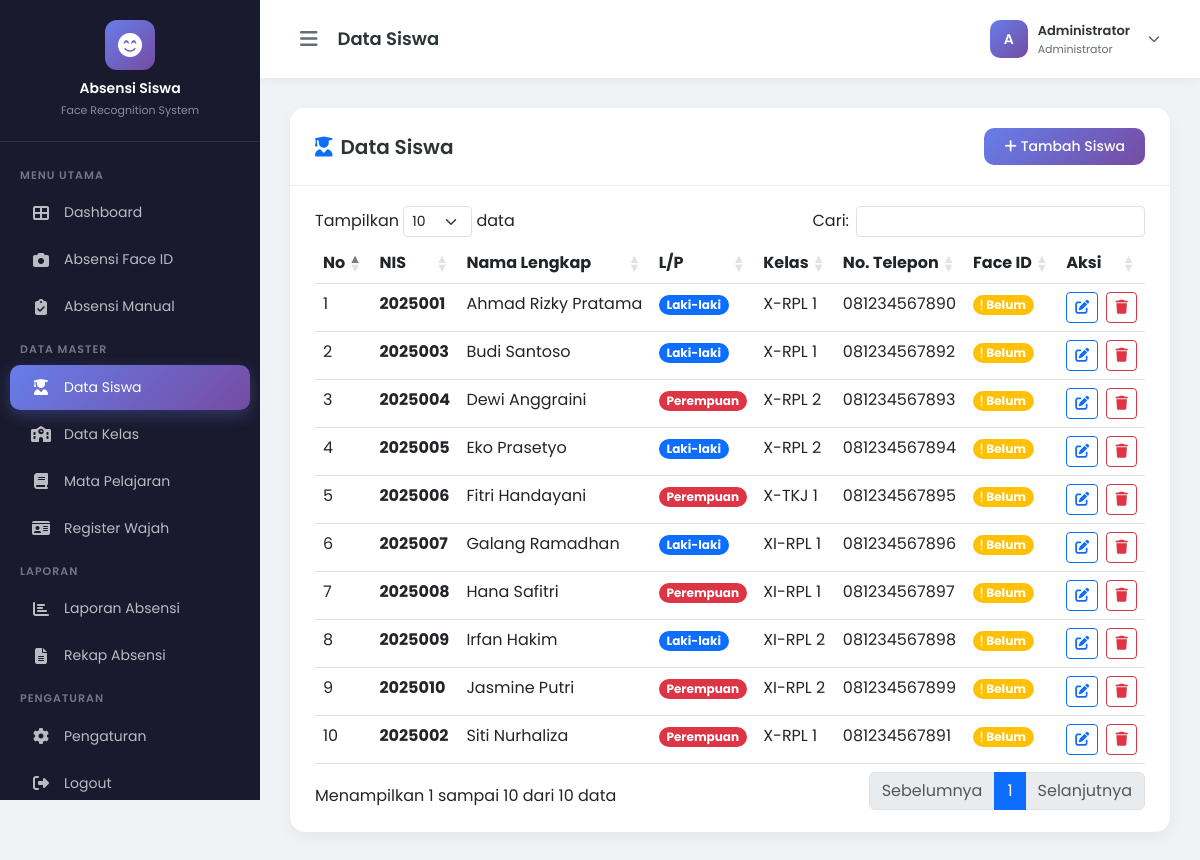
The app's page /pages/siswa.php (signed in) with its own data.
### tables this page shows
CREATE TABLE siswa (
    id INT AUTO_INCREMENT PRIMARY KEY,
    nis VARCHAR(20) NOT NULL UNIQUE,
    nama_lengkap VARCHAR(100) NOT NULL,
    jenis_kelamin ENUM('L', 'P') NOT NULL,
    kelas_id INT NOT NULL,
    alamat TEXT,
    no_telepon VARCHAR(20),
    foto VARCHAR(255) DEFAULT NULL,
    face_encoding TEXT DEFAULT NULL,
    face_registered TINYINT(1) DEFAULT 0,
    status ENUM('aktif', 'nonaktif') DEFAULT 'aktif',
    created_at TIMESTAMP DEFAULT CURRENT_TIMESTAMP,
    updated_at TIMESTAMP DEFAULT CURRENT_TIMESTAMP ON UPDATE CURRENT_TIMESTAMP,
    FOREIGN KEY (kelas_id) REFERENCES kelas(id) ON DELETE CASCADE ON UPDATE CASCADE
);

CREATE TABLE kelas (
    id INT AUTO_INCREMENT PRIMARY KEY,
    nama_kelas VARCHAR(50) NOT NULL,
    jurusan VARCHAR(100),
    tahun_ajaran VARCHAR(20) NOT NULL,
    created_at TIMESTAMP DEFAULT CURRENT_TIMESTAMP,
    updated_at TIMESTAMP DEFAULT CURRENT_TIMESTAMP ON UPDATE CURRENT_TIMESTAMP
);

### pages/siswa.php (the view, shortened to what this page needs)
<?php
require_once __DIR__ . '/../includes/header.php';
$students = mysqli_query($conn, "
    SELECT s.*, k.nama_kelas
    FROM siswa s
    JOIN kelas k ON s.kelas_id = k.id
    ORDER BY s.nama_lengkap ASC
");
?>
<div class="table-card">
    <div class="card-header">
        <h5><i class="fas fa-user-graduate me-2 text-primary"></i>Data Siswa</h5>
        <button class="btn btn-primary-gradient" data-bs-toggle="modal" data-bs-target="#modalSiswa" onclick="resetForm()">
            <i class="fas fa-plus me-1"></i>Tambah Siswa
        </button>
    </div>
    <div class="card-body">
        <div class="table-responsive">
            <table class="table table-hover datatable">
                <thead>
                    <tr>
                        <th>No</th>
                        <th>NIS</th>
                        <th>Nama Lengkap</th>
                        <th>L/P</th>
                        <th>Kelas</th>
                        <th>No. Telepon</th>
                        <th>Face ID</th>
                        <th>Aksi</th>
                    </tr>
                </thead>
                <tbody>
                    <?php $no = 1; while ($row = mysqli_fetch_assoc($students)): ?>
                    <tr>
                        <td><?= $no++ ?></td>
                        <td><span class="fw-bold"><?= $row['nis'] ?></span></td>
                        <td><?= $row['nama_lengkap'] ?></td>
                        <td>
                            <span class="badge <?= $row['jenis_kelamin'] === 'L' ? 'bg-primary' : 'bg-danger' ?> rounded-pill">
                                <?= $row['jenis_kelamin'] === 'L' ? 'Laki-laki' : 'Perempuan' ?>
                            </span>
                        </td>
                        <td><?= $row['nama_kelas'] ?></td>
                        <td><?= $row['no_telepon'] ?: '-' ?></td>
                        <td>
                            <?php if ($row['face_registered']): ?>
                                <span class="badge bg-success rounded-pill"><i class="fas fa-check me-1"></i>Terdaftar</span>
                            <?php else: ?>
                                <span class="badge bg-warning rounded-pill"><i class="fas fa-exclamation me-1"></i>Belum</span>
                            <?php endif; ?>
                        </td>
                        <td>
                            <button class="btn btn-sm btn-outline-primary me-1" onclick="editSiswa(<?= htmlspecialchars(json_encode($row)) ?>)">
                                <i class="fas fa-edit"></i>
                            </button>
                            <button class="btn btn-sm btn-outline-danger" onclick="confirmDelete('siswa.php?delete=<?= $row['id'] ?>')">
                                <i class="fas fa-trash"></i>
                            </button>
                        </td>
                    </tr>
                    <?php endwhile; ?>
                </tbody>
            </table>
        </div>
    </div>
</div>
<?php require_once __DIR__ . '/../includes/footer.php'; ?>

### includes/header.php (style rules this page uses)
* { font-family: 'Poppins', sans-serif; }
:root { --sidebar-width: 260px; --primary-gradient: linear-gradient(135deg, #667eea 0%, #764ba2 100%); --sidebar-bg: #1a1a2e; --sidebar-hover: #16213e; --sidebar-active: #0f3460; }
body { background-color: #f0f2f5; overflow-x: hidden; }
.table-card { background: white; border-radius: 15px; box-shadow: 0 5px 15px rgba(0,0,0,0.05); border: none; overflow: hidden; }
.table-card .card-header { background: white; border-bottom: 1px solid #eee; padding: 20px 25px; display: flex; align-items: center; justify-content: space-between; }
.table-card .card-header h5 { font-weight: 600; margin: 0; color: #2d3436; }
.table-card .card-body { padding: 20px 25px; }
.btn-primary-gradient { background: var(--primary-gradient); border: none; color: white; border-radius: 10px; padding: 8px 20px; font-size: 14px; font-weight: 500; transition: all 0.3s; }

### records on screen
siswa: nis "2025001", nama_lengkap "Ahmad Rizky Pratama", jenis_kelamin "Laki-laki", kelas.nama_kelas "X-RPL 1", no_telepon "081234567890", face_registered "Belum"
siswa: nis "2025003", nama_lengkap "Budi Santoso", jenis_kelamin "Laki-laki", kelas.nama_kelas "X-RPL 1", no_telepon "081234567892", face_registered "Belum"
siswa: nis "2025004", nama_lengkap "Dewi Anggraini", jenis_kelamin "Perempuan", kelas.nama_kelas "X-RPL 2", no_telepon "081234567893", face_registered "Belum"
siswa: nis "2025005", nama_lengkap "Eko Prasetyo", jenis_kelamin "Laki-laki", kelas.nama_kelas "X-RPL 2", no_telepon "081234567894", face_registered "Belum"
siswa: nis "2025006", nama_lengkap "Fitri Handayani", jenis_kelamin "Perempuan", kelas.nama_kelas "X-TKJ 1", no_telepon "081234567895", face_registered "Belum"
siswa: nis "2025007", nama_lengkap "Galang Ramadhan", jenis_kelamin "Laki-laki", kelas.nama_kelas "XI-RPL 1", no_telepon "081234567896", face_registered "Belum"
siswa: nis "2025008", nama_lengkap "Hana Safitri", jenis_kelamin "Perempuan", kelas.nama_kelas "XI-RPL 1", no_telepon "081234567897", face_registered "Belum"
siswa: nis "2025009", nama_lengkap "Irfan Hakim", jenis_kelamin "Laki-laki", kelas.nama_kelas "XI-RPL 2", no_telepon "081234567898", face_registered "Belum"
siswa: nis "2025010", nama_lengkap "Jasmine Putri", jenis_kelamin "Perempuan", kelas.nama_kelas "XI-RPL 2", no_telepon "081234567899", face_registered "Belum"
siswa: nis "2025002", nama_lengkap "Siti Nurhaliza", jenis_kelamin "Perempuan", kelas.nama_kelas "X-RPL 1", no_telepon "081234567891", face_registered "Belum"

### other values on screen
$page_title "Data Siswa"
substr($_SESSION['admin_nama'] ?? 'A', 0, 1) "A"
$_SESSION['admin_nama'] "Administrator"
